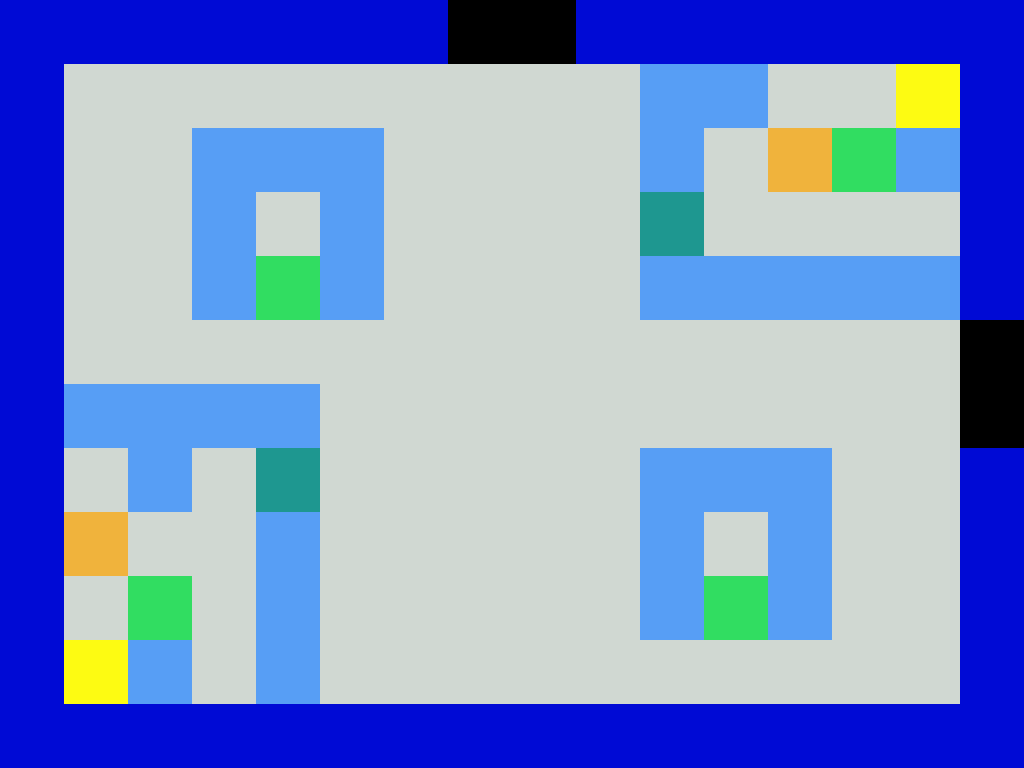

A 2D game scene composited from a Tiled map and its tileset images. What follows is a short description and the map's XML, with every tile layer's data as written:
An orthogonal 16x12 tile map with 64x64 px tiles, 2 tile layers (bg, env) and 4 objects (2x pressure, 2x door).

<map version="1.0" tiledversion="1.1.1" orientation="orthogonal" renderorder="left-up" width="16" height="12" tilewidth="64" tileheight="64" infinite="0" nextobjectid="7">
 <tileset firstgid="1" source="map.tsx" />
 <layer name="bg" width="16" height="12">
  <data encoding="csv">
1,1,1,1,1,1,1,1,1,1,1,1,1,1,1,1,
1,5,5,5,5,5,5,5,5,5,5,5,5,5,5,1,
1,5,5,5,5,5,5,5,5,5,5,5,5,5,5,1,
1,5,5,5,5,5,5,5,5,5,5,5,5,5,5,1,
1,5,5,5,5,5,5,5,5,5,5,5,5,5,5,1,
1,5,5,5,5,5,5,5,5,5,5,5,5,5,5,1,
1,5,5,5,5,5,5,5,5,5,5,5,5,5,5,1,
1,5,5,5,5,5,5,5,5,5,5,5,5,5,5,1,
1,5,5,5,5,5,5,5,5,5,5,5,5,5,5,1,
1,5,5,5,5,5,5,5,5,5,5,5,5,5,5,1,
1,5,5,5,5,5,5,5,5,5,5,5,5,5,5,1,
1,1,1,1,1,1,1,1,1,1,1,1,1,1,1,1
</data>
 </layer>
 <layer name="env" width="16" height="12">
  <data encoding="csv">
0,0,0,0,0,0,0,8,8,0,0,0,0,0,0,0,
0,0,0,0,0,0,0,0,0,0,2,2,0,0,6,0,
0,0,0,2,2,2,0,0,0,0,2,0,3,4,2,0,
0,0,0,2,0,2,0,0,0,0,12,0,0,0,0,0,
0,0,0,2,4,2,0,0,0,0,2,2,2,2,2,0,
0,0,0,0,0,0,0,0,0,0,0,0,0,0,0,8,
0,2,2,2,2,0,0,0,0,0,0,0,0,0,0,8,
0,0,2,0,12,0,0,0,0,0,2,2,2,0,0,0,
0,3,0,0,2,0,0,0,0,0,2,0,2,0,0,0,
0,0,4,0,2,0,0,0,0,0,2,4,2,0,0,0,
0,6,2,0,2,0,0,0,0,0,0,0,0,0,0,0,
0,0,0,0,0,0,0,0,0,0,0,0,0,0,0,0
</data>
 </layer>
 <objectgroup name="switch">
  <object id="3" type="pressure" x="64" y="640" width="64" height="64">
   <properties>
    <property name="size" value="kid" />
    <property name="state" type="bool" value="false" />
   </properties>
  </object>
  <object id="4" type="pressure" x="896" y="64" width="64" height="64">
   <properties>
    <property name="size" value="kid" />
    <property name="state" type="bool" value="false" />
   </properties>
  </object>
 </objectgroup>
 <objectgroup name="door">
  <object id="5" type="door" x="448" y="0" width="128" height="64">
   <properties>
    <property name="isOpen" type="bool" value="false" />
    <property name="next" value="room8" />
   </properties>
  </object>
  <object id="6" type="door" x="960" y="320" width="64" height="128">
   <properties>
    <property name="isOpen" type="bool" value="true" />
    <property name="next" value="room6" />
   </properties>
  </object>
 </objectgroup>
</map>
